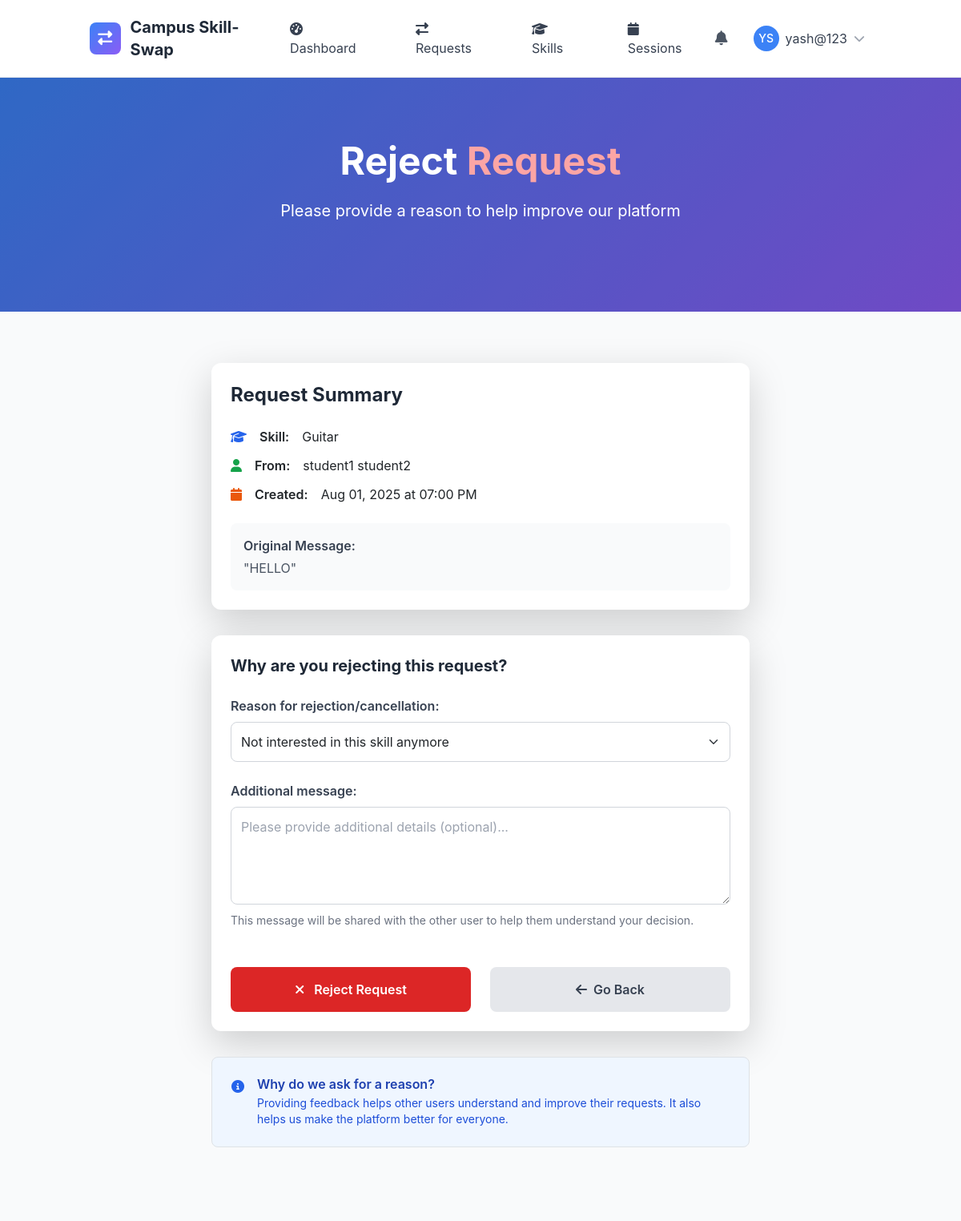
The page /sessions/requests/1/reject/ (signed in) on the database its author committed.
### skill_sessions/models.py (models this page shows, shortened)
class SkillSwapRequest(models.Model):
    STATUS_CHOICES = [
        ('pending', 'Pending'),
        ('accepted', 'Accepted'),
        ('declined', 'Declined'),
        ('cancelled', 'Cancelled'),
        ('expired', 'Expired'),
    ]
    requester = models.ForeignKey(User, on_delete=models.CASCADE, related_name='sent_requests')
    recipient = models.ForeignKey(User, on_delete=models.CASCADE, related_name='received_requests')
    offered_skill = models.ForeignKey(OfferedSkill, on_delete=models.CASCADE, related_name='swap_requests')
    desired_skill = models.ForeignKey(DesiredSkill, on_delete=models.CASCADE, related_name='swap_requests', null=True, blank=True)
    status = models.CharField(max_length=20, choices=STATUS_CHOICES, default='pending')
    message = models.TextField(blank=True, help_text="Personal message from the requester")
    proposed_duration = models.PositiveIntegerField(default=60, help_text="Proposed session duration in minutes")
    proposed_format = models.CharField(max_length=20, choices=[
        ('online', 'Online'),
        ('in_person', 'In-Person'),
        ('flexible', 'Flexible'),
    ], default='flexible')
    proposed_location = models.CharField(max_length=200, blank=True, help_text="For in-person sessions")
    created_at = models.DateTimeField(auto_now_add=True)
    updated_at = models.DateTimeField(auto_now=True)
    expires_at = models.DateTimeField()
    responded_at = models.DateTimeField(null=True, blank=True)
    response_message = models.TextField(blank=True)
    class Meta:
        ordering = ['-created_at']
        db_table = 'swaprequest'

### skills/models.py (models this page shows, shortened)
class OfferedSkill(models.Model):
    PROFICIENCY_LEVELS = [
        ('beginner', 'Beginner'),
        ('intermediate', 'Intermediate'),
        ('advanced', 'Advanced'),
        ('expert', 'Expert'),
    ]
    user = models.ForeignKey(User, on_delete=models.CASCADE, related_name='offered_skills')
    skill = models.ForeignKey(Skill, on_delete=models.CASCADE, related_name='offered_by_users')
    proficiency_level = models.CharField(max_length=20, choices=PROFICIENCY_LEVELS)
    description = models.TextField(blank=True, help_text="Describe your experience with this skill")
    years_of_experience = models.PositiveIntegerField(default=0)
    is_active = models.BooleanField(default=True)
    teaching_preference = models.CharField(max_length=20, choices=[
        ('online', 'Online Only'),
        ('in_person', 'In-Person Only'),
        ('both', 'Both Online and In-Person'),
    ], default='both')
    max_students_per_session = models.PositiveIntegerField(default=1)
    created_at = models.DateTimeField(auto_now_add=True)
    updated_at = models.DateTimeField(auto_now=True)
    total_sessions = models.PositiveIntegerField(default=0)
    average_rating = models.FloatField(default=0.0)
    class Meta:
        ordering = ['-created_at']
        unique_together = ['user', 'skill']
        db_table = 'offeredskill'

class Skill(models.Model):
    name = models.CharField(max_length=100)
    category = models.ForeignKey(SkillCategory, on_delete=models.CASCADE, related_name='skills')
    description = models.TextField(blank=True)
    is_popular = models.BooleanField(default=False)
    created_at = models.DateTimeField(auto_now_add=True)
    updated_at = models.DateTimeField(auto_now=True)
    class Meta:
        ordering = ['category__name', 'name']
        unique_together = ['name', 'category']

### skill_sessions/views.py (the view)
# urls.py: path('requests/<int:pk>/reject/', views.reject_request, name='request_reject'),
@login_required
def reject_request(request, pk):
    request_obj = get_object_or_404(SkillSwapRequest, pk=pk, recipient=request.user)
    if request.method == 'POST':
        form = RequestRejectionForm(request.POST)
        if form.is_valid():
            request_obj.status = 'declined'
            reason = form.cleaned_data['reason']
            message = form.cleaned_data['message']
            reason_text = dict(form.fields['reason'].choices)[reason]
            full_message = f"Reason: {reason_text}"
            if message:
                full_message += f"\nDetails: {message}"
            request_obj.response_message = full_message
            request_obj.responded_at = timezone.now()
            request_obj.save()
            from accounts.models import Notification
            Notification.objects.create(
                recipient=request_obj.requester,
                notification_type='request_declined',
                title='Request Declined',
                message=f'{request.user.get_full_name() or request.user.username} has declined your request to learn {request_obj.offered_skill.skill.name}. {reason_text}',
                related_user=request.user,
                related_object_id=request_obj.id
            )
            from django.contrib import messages
            messages.success(request, 'Request declined with reason!')
            return redirect('skill_sessions:received_requests')
    else:
        form = RequestRejectionForm()
    context = {
        'form': form,
        'request': request_obj,
        'action': 'reject'
    }
    return render(request, 'skill_sessions/request_rejection.html', context)

### skill_sessions/forms.py (shortened to what this page needs)
class RequestRejectionForm(forms.Form):
    REJECTION_REASONS = [
        ('not_interested', 'Not interested in this skill anymore'),
        ('scheduling_conflict', 'Scheduling conflict'),
        ('too_many_requests', 'Already have too many requests'),
        ('skill_level_mismatch', 'Skill level doesn\'t match my needs'),
        ('prefer_different_format', 'Prefer different learning format'),
        ('personal_reasons', 'Personal reasons'),
        ('other', 'Other (please specify)'),
    ]
    reason = forms.ChoiceField(
        choices=REJECTION_REASONS,
        widget=forms.Select(attrs={'class': 'form-select'}),
        label="Reason for rejection/cancellation"
    )
    message = forms.CharField(
        widget=forms.Textarea(attrs={
            'rows': 4,
            'placeholder': 'Please provide additional details (optional)...',
            'class': 'form-textarea'
        }),
        required=False,
        label="Additional message"
    )

### templates/skill_sessions/request_rejection.html (shortened to what this page needs)
{% extends 'base.html' %}
{% load static %}
{% block content %}
<section class="gradient-bg relative overflow-hidden">
    <div class="absolute inset-0 bg-black opacity-20"></div>
    <div class="relative container mx-auto px-4 py-20">
        <div class="text-center text-white">
            <h1 class="text-4xl lg:text-5xl font-bold mb-6 leading-tight">
                {% if action == 'cancel' %}
                    Cancel <span class="text-yellow-300">Request</span>
                {% else %}
                    Reject <span class="text-red-300">Request</span>
                {% endif %}
            </h1>
            <p class="text-lg lg:text-xl mb-8 max-w-3xl mx-auto">
                Please provide a reason to help improve our platform
            </p>
        </div>
    </div>
</section>
<section class="py-16 bg-gray-50">
    <div class="container mx-auto px-4">
        <div class="max-w-2xl mx-auto">
            <div class="bg-white rounded-xl shadow-lg p-6 mb-8">
                <h2 class="text-2xl font-bold text-gray-800 mb-4">Request Summary</h2>
                <div class="space-y-3">
                    <div class="flex items-center gap-3">
                        <i class="fas fa-graduation-cap text-blue-600"></i>
                        <span class="font-semibold">Skill:</span>
                        <span>{{ request.offered_skill.skill.name }}</span>
                    </div>
                    <div class="flex items-center gap-3">
                        <i class="fas fa-user text-green-600"></i>
                        <span class="font-semibold">
                            {% if action == 'cancel' %}To:{% else %}From:{% endif %}
                        </span>
                        <span>
                            {% if action == 'cancel' %}
                                {{ request.recipient.get_full_name|default:request.recipient.username }}
                            {% else %}
                                {{ request.requester.get_full_name|default:request.requester.username }}
                            {% endif %}
                        </span>
                    </div>
                    <div class="flex items-center gap-3">
                        <i class="fas fa-calendar text-orange-600"></i>
                        <span class="font-semibold">Created:</span>
                        <span>{{ request.created_at|date:"M d, Y \a\t h:i A" }}</span>
                    </div>
                    {% if request.message %}
                        <div class="mt-4 p-3 bg-gray-50 rounded-lg">
                            <span class="font-semibold text-gray-700">Original Message:</span>
                            <p class="text-gray-600 mt-1">"{{ request.message }}"</p>
                        </div>
                    {% endif %}
                </div>
            </div>
            <div class="bg-white rounded-xl shadow-lg p-6">
                <h3 class="text-xl font-bold text-gray-800 mb-6">
                    {% if action == 'cancel' %}
                        Why are you cancelling this request?
                    {% else %}
                        Why are you rejecting this request?
                    {% endif %}
                </h3>
                <form method="post" class="space-y-6">
                    <div>
                        {{ form.reason.label_tag }}
                        {{ form.reason }}
                    </div>
                    <div>
                        {{ form.message.label_tag }}
                        {{ form.message }}
                        <p class="text-sm text-gray-500 mt-1">
                            This message will be shared with the other user to help them understand your decision.
                        </p>
                    </div>
                    <div class="flex gap-4 pt-4">
                        <button type="submit"
                                class="flex-1 bg-red-600 text-white px-6 py-3 rounded-lg font-semibold hover:bg-red-700 transition-colors">
                            <i class="fas fa-times mr-2"></i>
                            {% if action == 'cancel' %}Cancel Request{% else %}Reject Request{% endif %}
                        </button>
                        <a href="{% if action == 'cancel' %}{% url 'skill_sessions:request_list' %}{% else %}{% url 'skill_sessions:received_requests' %}{% endif %}"
                           class="flex-1 bg-gray-200 text-gray-700 px-6 py-3 rounded-lg font-semibold hover:bg-gray-300 transition-colors text-center">
                            <i class="fas fa-arrow-left mr-2"></i>Go Back
                        </a>
                    </div>
                </form>
            </div>
            <div class="mt-8 bg-blue-50 border border-blue-200 rounded-lg p-4">
                <div class="flex items-start gap-3">
                    <i class="fas fa-info-circle text-blue-600 mt-1"></i>
                    <div>
                        <h4 class="font-semibold text-blue-800 mb-1">Why do we ask for a reason?</h4>
                        <p class="text-blue-700 text-sm">
                            Providing feedback helps other users understand and improve their requests.
                            It also helps us make the platform better for everyone.
                        </p>
                    </div>
                </div>
            </div>
        </div>
    </div>
</section>
{% endblock %}

### templates/base.html (shortened to what this page needs)
{% load static %}
<!DOCTYPE html>
<html lang="en" class="h-full">
<head>
    <script src="https://cdn.tailwindcss.com"></script>
    <link href="https://cdn.jsdelivr.net/npm/bootstrap@5.3.2/dist/css/bootstrap.min.css" rel="stylesheet">
    <link rel="stylesheet" href="https://cdnjs.cloudflare.com/ajax/libs/font-awesome/6.5.1/css/all.min.css">
</head>
<body class="bg-gray-50 h-full">
    <nav class="bg-white shadow-lg border-b">
        <div class="container mx-auto px-4">
            <div class="flex justify-between items-center py-3">
                <div class="flex items-center space-x-3">
                    <div class="w-10 h-10 gradient-bg rounded-lg flex items-center justify-center">
                        <i class="fas fa-exchange-alt text-white text-lg"></i>
                    </div>
                    <a href="{% url 'core:home' %}" class="text-xl font-bold text-gray-800 hover:text-blue-600 transition-colors">
                        Campus Skill-Swap
                    </a>
                </div>
                <div class="hidden md:flex items-center space-x-6">
                    {% if user.is_authenticated %}
                        <a href="{% url 'core:dashboard' %}" class="nav-link px-3 py-2 text-gray-700 hover:text-blue-600 transition-colors">
                            <i class="fas fa-tachometer-alt mr-2"></i>Dashboard
                        </a>
                        <a href="{% url 'skill_sessions:request_list' %}" class="nav-link px-3 py-2 text-gray-700 hover:text-blue-600 transition-colors">
                            <i class="fas fa-exchange-alt mr-2"></i>Requests
                        </a>
                        <a href="{% url 'skills:skill_list' %}" class="nav-link px-3 py-2 text-gray-700 hover:text-blue-600 transition-colors">
                            <i class="fas fa-graduation-cap mr-2"></i>Skills
                        </a>
                        <a href="{% url 'skill_sessions:session_management' %}" class="nav-link px-3 py-2 text-gray-700 hover:text-blue-600 transition-colors">
                            <i class="fas fa-calendar mr-2"></i>Sessions
                        </a>
                    {% endif %}
                </div>
                <div class="flex items-center space-x-4">
                    {% if user.is_authenticated %}
                        <div class="relative">
                            <button id="notificationBtn" class="relative p-2 text-gray-600 hover:text-blue-600 transition-colors">
                                <i class="fas fa-bell text-lg"></i>
                            </button>
                        </div>
                        <div class="relative">
                            <button id="userMenuBtn" class="flex items-center space-x-2 p-2 rounded-lg hover:bg-gray-100 transition-colors">
                                {% if user.profile.profile_picture %}
                                    <img src="{{ user.profile.profile_picture.url }}" alt="Profile" class="w-8 h-8 rounded-full">
                                {% else %}
                                    <div class="w-8 h-8 bg-blue-500 rounded-full flex items-center justify-center">
                                        <span class="text-white text-sm font-medium">{{ user.first_name|first|upper }}{{ user.last_name|first|upper }}</span>
                                    </div>
                                {% endif %}
                                <span class="hidden md:block text-gray-700">{{ user.username}}</span>
                                <i class="fas fa-chevron-down text-gray-400 text-sm"></i>
                            </button>
                        </div>
                    {% endif %}
                </div>
            </div>
        </div>
    </nav>
    <main class="min-h-screen">
        {% block content %}{% endblock %}
    </main>
</body>
</html>

### templates/base.html (style rules this page uses)
:root { --primary-color: #3B82F6; --secondary-color: #10B981; --accent-color: #8B5CF6; --warning-color: #F59E0B; --danger-color: #EF4444; }
body { font-family: 'Inter', -apple-system, BlinkMacSystemFont, sans-serif; }
.gradient-bg { background: linear-gradient(135deg, var(--primary-color) 0%, var(--accent-color) 100%); }

### templates/skill_sessions/request_rejection.html (style rules this page uses)
.form-select, .form-textarea { width: 100%; padding: 0.75rem; border: 1px solid #d1d5db; border-radius: 0.5rem; background-color: white; transition: border-color 0.2s, box-shadow 0.2s; }
.form-textarea { min-height: 100px; resize: vertical; }
label { display: block; font-weight: 600; color: #374151; margin-bottom: 0.5rem; }

### rows shown on the page
SkillSwapRequest: offered_skill.skill.name "Guitar", requester.get_full_name "student1 student2", created_at "Aug 01, 2025 at 07:00 PM", message "HELLO"

### other values the page prints
{{ user.first_name|first|upper }} "Y"
{{ user.last_name|first|upper }} "S"
{{ user.username }} "yash@123"
